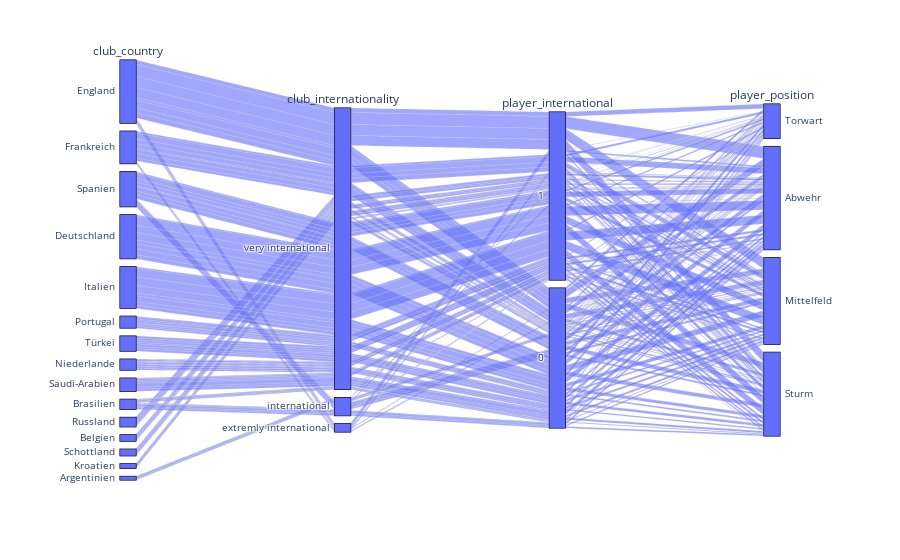

The notebook cell this image was saved under:
### Code cell
fig = px.parallel_categories(
    df_players[["club_country","club_internationality","player_international","player_position"]])
fig.show()

### Figure 1 — Plotly figure (JSON) as saved in the notebook; plotly's stock layout.template omitted (floating-point values rounded to 4 significant figures; data arrays with more than 128 entries replaced by an {"elided": "..."} marker saying what was removed)
{"data": [{"dimensions": [{"label": "club_country", "values": {"elided": "2942 str values"}}, {"label": "club_internationality", "values": {"elided": "2942 str values"}}, {"label": "player_international", "values": {"elided": "2942 int values"}}, {"label": "player_position", "values": {"elided": "2942 str values"}}], "domain": {"x": [0, 1], "y": [0, 1]}, "name": "", "type": "parcats"}], "layout": {"legend": {"tracegroupgap": 0}, "margin": {"t": 60}}}
